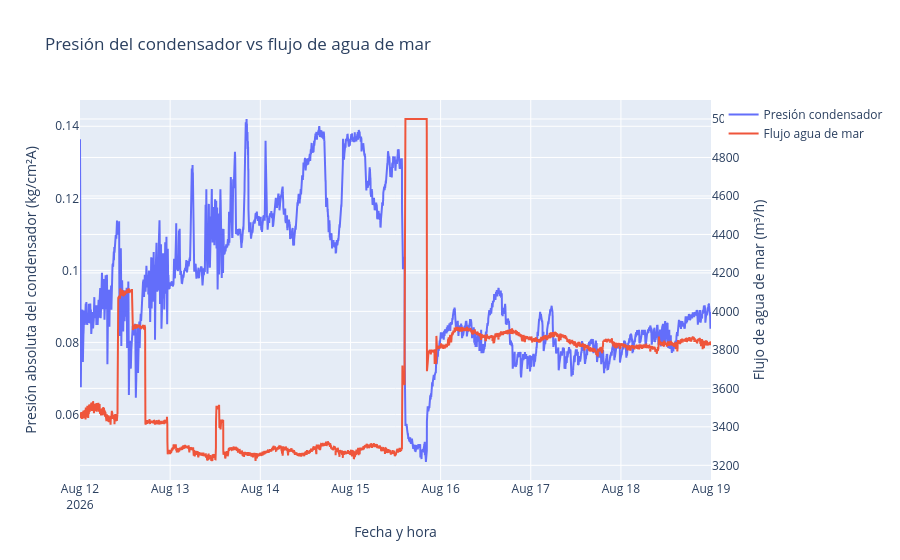

Source (notebook cell):
### Code cell
import plotly.graph_objects as go

fig = go.Figure()

fig.add_trace(
    go.Scatter(
        x=df["FechaHora"],
        y=df["Presion_Condensador_kg_cm2A"],
        name="Presión condensador",
        yaxis="y1"
    )
)

fig.add_trace(
    go.Scatter(
        x=df["FechaHora"],
        y=df["Flujo_Agua_Mar_m3_h"],
        name="Flujo agua de mar",
        yaxis="y2"
    )
)

fig.update_layout(
    title="Presión del condensador vs flujo de agua de mar",

    xaxis=dict(
        title="Fecha y hora"
    ),

    yaxis=dict(
        title="Presión absoluta del condensador (kg/cm²A)"
    ),

    yaxis2=dict(
        title="Flujo de agua de mar (m³/h)",
        overlaying="y",
        side="right"
    ),

    hovermode="x unified"
)

fig.show()

### Figure 1 — Plotly figure (JSON) as saved in the notebook; plotly's stock layout.template omitted (floating-point values rounded to 4 significant figures; data arrays with more than 128 entries replaced by an {"elided": "..."} marker saying what was removed)
{"data": [{"name": "Presión condensador", "type": "scatter", "x": {"elided": "10080 str values"}, "y": {"elided": "10080 float values"}, "yaxis": "y"}, {"name": "Flujo agua de mar", "type": "scatter", "x": {"elided": "10080 str values"}, "y": {"elided": "10080 float values"}, "yaxis": "y2"}], "layout": {"hovermode": "x unified", "title": {"text": "Presión del condensador vs flujo de agua de mar"}, "xaxis": {"title": {"text": "Fecha y hora"}}, "yaxis": {"title": {"text": "Presión absoluta del condensador (kg/cm²A)"}}, "yaxis2": {"overlaying": "y", "side": "right", "title": {"text": "Flujo de agua de mar (m³/h)"}}}}
